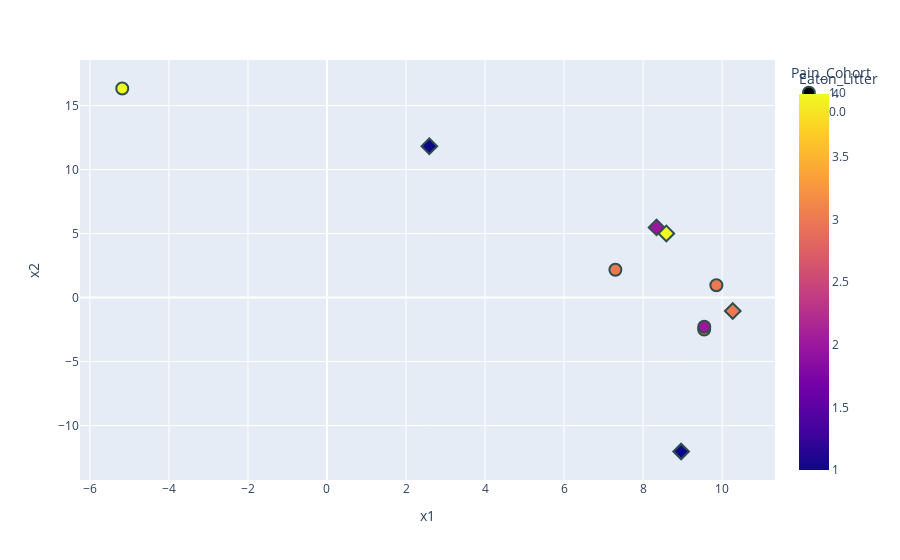

Write notebook code for a chart like this one.
### Code cell
import plotly.express as px
# cmap is red to blue
# encoded_df 
Edf = pd.DataFrame(X_encoded[:, 0:2], columns=['x1', 'x2'])
Edf['Pain_Cohort'] = Y[:,0]
Edf['Eaton_Litter'] = Y[:,1]
# make the pain cohort categorical
Edf['Pain_Cohort'] = Edf['Pain_Cohort'].astype('category')
# now make the pain 1 category * and 0 category o
#Edf['Pain_Cohort'] = Edf['Pain_Cohort'].apply(lambda x: '*' if x == 1 else 'o')
fig = px.scatter(Edf, x='x1', y='x2', color='Eaton_Litter', symbol='Pain_Cohort', hover_data=['Eaton_Litter'])
# make the markers bigger with nicer backgrounds
fig.update_traces(marker=dict(size=12,
                                line=dict(width=2,
                                            color='DarkSlateGrey')),
                    selector=dict(mode='markers'))


fig.show()
# save as latent space.html
fig.write_html("latent_space.html")

### Figure 1 — Plotly figure (JSON) as saved in the notebook; plotly's stock layout.template omitted (floating-point values rounded to 4 significant figures)
{"data": [{"customdata": [[3], [2], [4], [3], [3]], "hovertemplate": "Pain_Cohort=1.0<br>x1=%{x}<br>x2=%{y}<br>Eaton_Litter=%{marker.color}<extra></extra>", "legendgroup": "1.0", "marker": {"color": [3, 2, 4, 3, 3], "coloraxis": "coloraxis", "line": {"color": "DarkSlateGrey", "width": 2}, "size": 12, "symbol": "circle"}, "mode": "markers", "name": "1.0", "orientation": "v", "showlegend": true, "type": "scatter", "x": [9.546, 9.548, -5.181, 7.299, 9.855], "xaxis": "x", "y": [-2.495, -2.282, 16.33, 2.166, 0.9653], "yaxis": "y"}, {"customdata": [[2], [4], [3], [1], [1]], "hovertemplate": "Pain_Cohort=0.0<br>x1=%{x}<br>x2=%{y}<br>Eaton_Litter=%{marker.color}<extra></extra>", "legendgroup": "0.0", "marker": {"color": [2, 4, 3, 1, 1], "coloraxis": "coloraxis", "line": {"color": "DarkSlateGrey", "width": 2}, "size": 12, "symbol": "diamond"}, "mode": "markers", "name": "0.0", "orientation": "v", "showlegend": true, "type": "scatter", "x": [8.34, 8.588, 10.27, 8.963, 2.59], "xaxis": "x", "y": [5.479, 5.006, -1.054, -12.03, 11.81], "yaxis": "y"}], "layout": {"coloraxis": {"colorbar": {"title": {"text": "Eaton_Litter"}}, "colorscale": [[0, "#0d0887"], [0.1111, "#46039f"], [0.2222, "#7201a8"], [0.3333, "#9c179e"], [0.4444, "#bd3786"], [0.5556, "#d8576b"], [0.6667, "#ed7953"], [0.7778, "#fb9f3a"], [0.8889, "#fdca26"], [1, "#f0f921"]]}, "legend": {"title": {"text": "Pain_Cohort"}, "tracegroupgap": 0}, "margin": {"t": 60}, "xaxis": {"anchor": "y", "domain": [0, 1], "title": {"text": "x1"}}, "yaxis": {"anchor": "x", "domain": [0, 1], "title": {"text": "x2"}}}}
